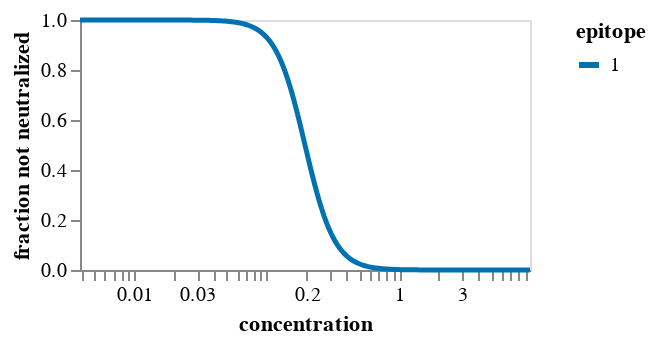

Notebook cell for this chart:
### Markdown cell above
## Fit `polyclonal` model
Fit the model.
If there is more than one epitope, we fit models with fewer epitopes too:

### Code cell
# first build up arguments used to specify fitting
n_epitopes = params["polyclonal_params"]["n_epitopes"]
spatial_distances = params["polyclonal_params"]["spatial_distances"]
fit_kwargs = params["polyclonal_params"]["fit_kwargs"]
escape_plot_kwargs = params["escape_plot_kwargs"]
plot_hide_stats = params["plot_hide_stats"]

site_numbering_map = pd.read_csv(site_numbering_map_csv).sort_values("sequential_site")

escape_plot_kwargs["df_to_merge"] = [
    site_numbering_map.rename(columns={"reference_site": "site"})[
        ["site", "sequential_site", "region"]
    ]
]

if "addtl_slider_stats" not in escape_plot_kwargs:
    escape_plot_kwargs["addtl_slider_stats"] = {}
if "addtl_slider_stats_hide_not_filter" not in escape_plot_kwargs:
    escape_plot_kwargs["addtl_slider_stats_hide_not_filter"] = []

for stat, stat_d in plot_hide_stats.items():
    escape_plot_kwargs["addtl_slider_stats"][stat] = stat_d["init"]
    escape_plot_kwargs["addtl_slider_stats_hide_not_filter"].append(stat)
    escape_plot_kwargs["df_to_merge"].append(
        pd.read_csv(stat_d["csv"]).rename(columns={stat_d["csv_col"]: stat})[
            ["site", "mutant", stat]
        ]
    )

if spatial_distances is not None:
    print(f"Reading spatial distances from {spatial_distances}")
    spatial_distances = pd.read_csv(spatial_distances)
    print(f"Read spatial distances for {len(spatial_distances)} residue pairs")

# now fit the models
for n in range(1, n_epitopes + 1):
    print(f"\n\nFitting a model for {n} epitopes")

    model = polyclonal.Polyclonal(
        n_epitopes=n,
        data_to_fit=(
            prob_escape.query("retain").query("use_in_fit")[
                ["aa_substitutions", "concentration", "prob_escape"]
            ]
        ),
        alphabet=polyclonal.AAS_WITHSTOP_WITHGAP,
        spatial_distances=spatial_distances,
        sites=site_numbering_map["reference_site"],
    )

    opt_res = model.fit(**fit_kwargs)

    print("Here is the neutralization curve:")
    display(model.curves_plot())
    print("Here is the mutation-escape plot:")
    display(model.mut_escape_plot(**escape_plot_kwargs))

print(f"\n\nWriting the {n} epitope model to {pickle_file}")
with open(pickle_file, "wb") as f:
    pickle.dump(model, f)

### Figure 1 — Vega-Lite specification as saved in the notebook (floating-point values rounded to 4 significant figures; data arrays with more than 128 entries replaced by an {"elided": "..."} marker saying what was removed)
{"config": {"view": {"continuousWidth": 300, "continuousHeight": 300}, "axis": {"grid": false, "labelOverlap": true}, "legend": {"symbolStrokeWidth": 3}}, "data": {"name": "data-a746871308697b816b8d75af0623cd48"}, "mark": {"type": "line"}, "encoding": {"color": {"field": "epitope", "scale": {"domain": ["1"], "range": ["#0072B2"]}, "sort": ["1"], "type": "nominal"}, "detail": {}, "opacity": {"field": "is_weighted_replicate", "legend": null, "scale": {"domain": [0, 1], "nice": false, "range": [0.5, 1]}, "type": "quantitative"}, "strokeWidth": {"field": "is_weighted_replicate", "legend": null, "scale": {"domain": [0, 1], "nice": false, "range": [1, 2.5]}, "type": "quantitative"}, "tooltip": [{"field": "epitope", "type": "nominal"}, {"field": "activity", "format": ".3g", "type": "quantitative"}, {"field": "hill_coefficient", "format": ".3g", "type": "quantitative"}, {"field": "non_neutralized_frac", "format": ".3g", "type": "quantitative"}, {"field": "c", "format": ".3g", "title": "concentration", "type": "quantitative"}, {"field": "u", "format": ".3g", "title": "fraction not neutralized", "type": "quantitative"}], "x": {"field": "c", "scale": {"nice": false, "type": "log"}, "title": "concentration", "type": "quantitative"}, "y": {"field": "u", "title": "fraction not neutralized", "type": "quantitative"}}, "height": 125, "params": [{"name": "param_1", "select": {"type": "point", "fields": ["epitope"]}, "bind": "legend"}], "transform": [{"filter": {"param": "param_1"}}], "width": 225, "$schema": "https://vega.github.io/schema/vega-lite/v5.8.0.json", "datasets": {"data-a746871308697b816b8d75af0623cd48": {"elided": "200 records"}}}
